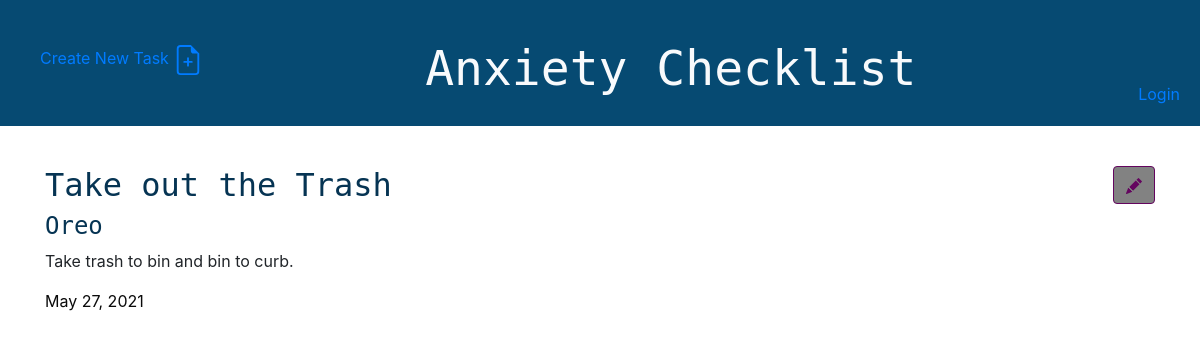
Page /todo/9/ on the committed database.
### main/models.py (models this page shows, shortened)
class Todo(models.Model):
    task = models.CharField(max_length= 280)
    text = models.TextField(max_length=400)
    created_date = models.DateField(auto_now_add=True)
    due_date = models.DateField(blank=True, null=True)
    done = models.BooleanField(default=False)
    user = models.ForeignKey(User, on_delete=models.CASCADE, related_name="todos")

### main/views.py (the view)
# urls.py: path('todo/<int:pk>/', views.todo_detail, name='todo_detail'),
def todo_detail(request, pk):
    todo = get_object_or_404(Todo, pk=pk)
    return render(request, 'main/todo_detail.html', {'todo': todo})

### templates/main/todo_detail.html (shortened to what this page needs)
{% extends 'base.html' %}
{% block content %}
    <article class="todo">
        <aside class="actions">
            <a class="btn btn-default" href="{% url 'todo_edit' pk=todo.pk %}">
            </a>
        </aside>
        <h2>{{ todo.task }}</h2>
        <h4>{{ todo.user }}</h4>
        <p>{{ todo.text }}</p>
        <time class="date">
            {{ todo.created_date }}
        </time>
    </article>
{% endblock %}

### main/static/css/todo.css (style rules this page uses)
h1, h2, h3, h4 { font-family: DejaVu Sans Mono, monospace; color: #063453 }
.date { color: #0a0a0a; }
.btn-default, .btn-default:visited { color: #64055f; background: #828282; border-color: #64055f; float: right }

### rows in the picture
Todo: task "Take out the Trash", user "Oreo", text "Take trash to bin and bin to curb.", created_date "May 27, 2021"
